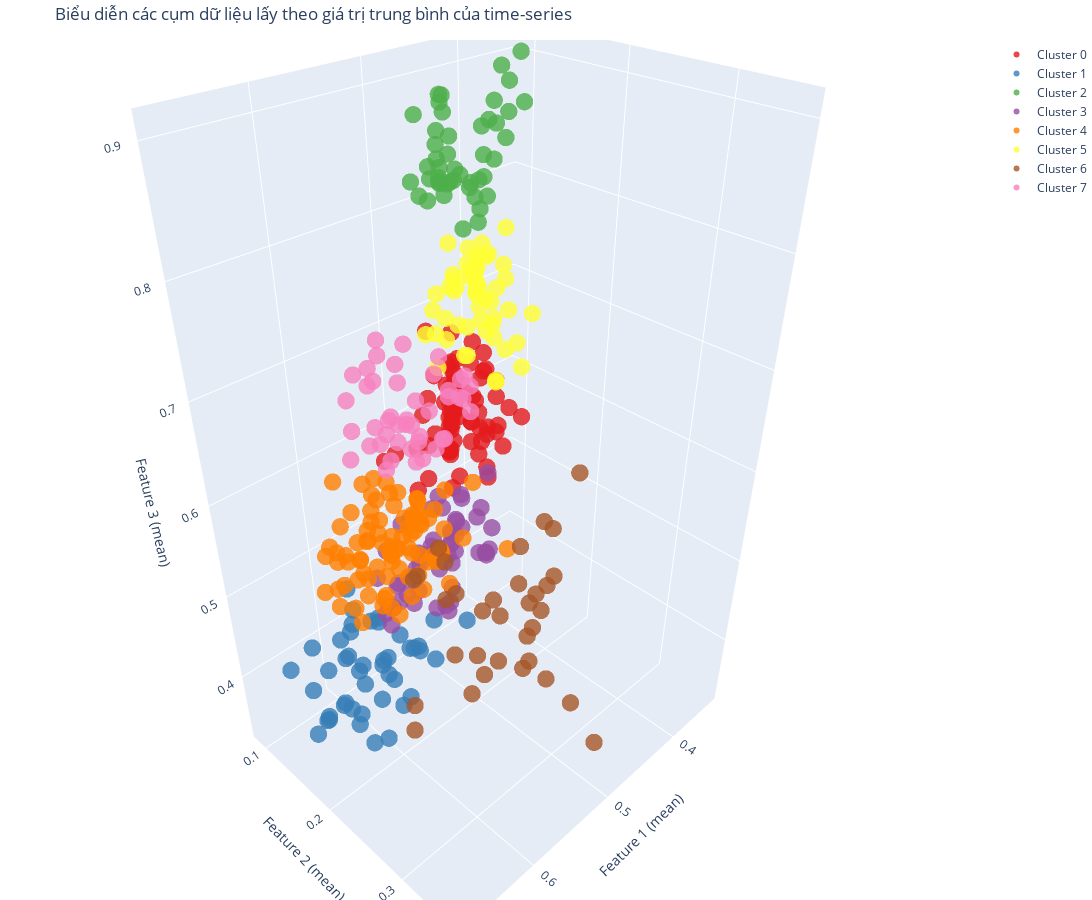

Notebook code for this chart:
### Code cell
import plotly.express as px
import plotly.graph_objects as go

X_3d = np.mean(data, axis=2)

colors = px.colors.qualitative.Set1
fig = go.Figure()

for i in range(k_clusters):
    cluster_points = X_3d[labels == i]
    
    fig.add_trace(go.Scatter3d(
        x=cluster_points[:, 0],
        y=cluster_points[:, 1],
        z=cluster_points[:, 2],
        mode='markers',
        marker=dict(size=6, color=colors[i % len(colors)], opacity=0.8),
        name=f'Cluster {i}'
    ))

# Cài đặt giao diện
fig.update_layout(
    title=f'Biểu diễn các cụm dữ liệu lấy theo giá trị trung bình của time-series',
    scene=dict(
        xaxis_title='Feature 1 (mean)',
        yaxis_title='Feature 2 (mean)',
        zaxis_title='Feature 3 (mean)',
    ),
    margin=dict(l=0, r=0, b=0, t=40),
    width=2000,  # Tăng chiều rộng
    height=900   # Tăng chiều cao
)
fig.show()
